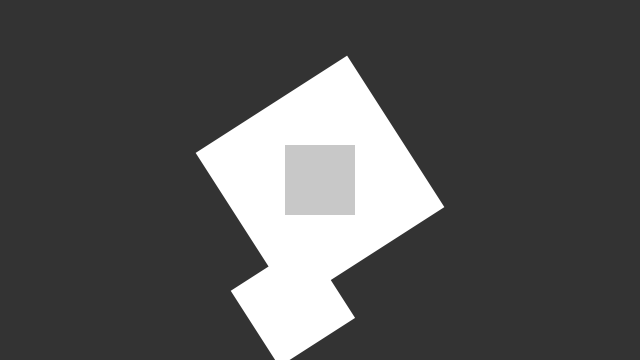
Frame 1 (no input)
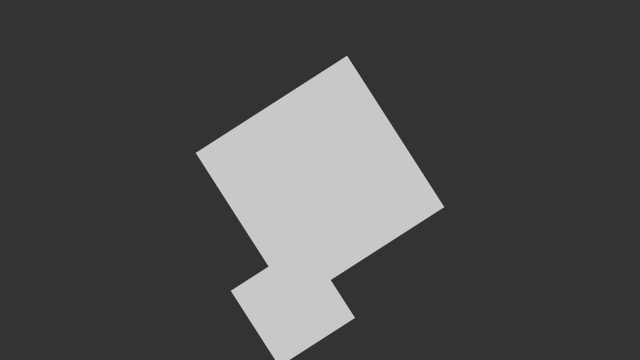
Frame 2 (the mouse pressed at the canvas centre, redrawn once)

The Processing sketch that drew these frames (run headless with seeded random() and noise(); the mouse was pressed at the canvas centre and the sketch redrawn once):

// Processing sketch: play1
// ── play1.pde

float angle;
float jitter;
quad[] q;

void setup() {
  // setup some stuff
  q = new quad[2];
  q[0] = new quad();
  q[1] = new quad();
  //q[0].infos();
  //q[1].infos();
  size(640, 360);
  noStroke();
  fill(255);
  rectMode(CENTER);
  // we only want to draw this once
  noLoop();
}

class quad {
  int size;
  float hgt;
  quad(){
    size = int(random(5, 12));
    hgt = random(0.0, 0.5);
    
  }
  void infos(){
    print("size: " + size + ", hgt: " + hgt + "\n");
  }
}

void draw() {
  background(51);

  // during even-numbered seconds (0, 2, 4, 6...)
  if (second() % 2 == 0) {  
    jitter = random(-0.1, 0.1);
  }
  //angle = angle + jitter;
  float c = cos(angle);
  translate(width/2, height/2);
  rotate(c);
  rect(0, 0, 180, 180);
  translate(90, 90);
  rect(0, 0, 90, 90);
  fill(200);
  translate(-90, -90);
  rotate(-c);
  rect(0,0,70,70);
  print("Done" + jitter +"\n");
  float[] a = {5.08,3,6.65,2};
  print(int(a[2]) + "\n");
  print(a[0] + "\n");
  float[] e = sort(a);
  print(e[0]);
  q[0].infos();
  q[1].infos();
}
